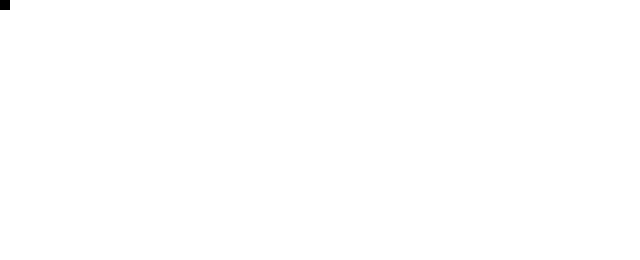
Frame 1 (no input)
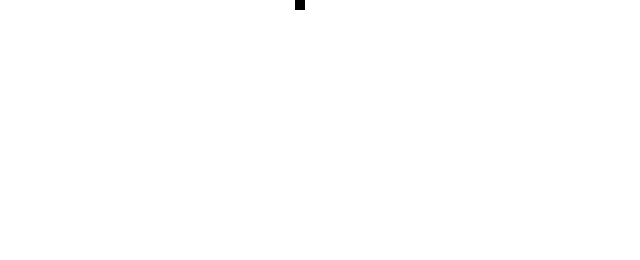
Frame 60 (the mouse pressed at the canvas centre just before this capture)
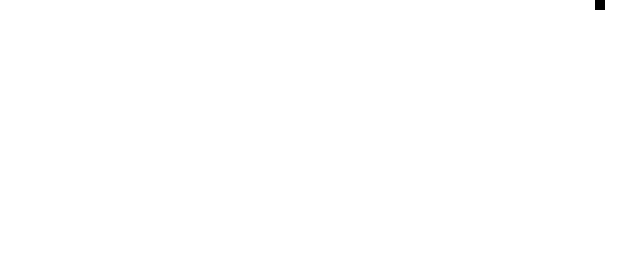
Frame 120 (the mouse held since frame 60 and released just before this capture)

The Processing sketch that drew these frames (run headless with seeded random() and noise(); from frame 60 on, the mouse is pressed at the canvas centre):

// Processing sketch: day10_2
// ── day10_2.pde

// example 5-8: Square following edge, uses state variable

int x = 0; // x location of the square
int y = 0; // y location of the square

int speed = 5; //speed of square 

// a variable to keep track of the squares "state." 
// depdning on the value of its state, it will either move right or left

int state = 0;

void setup() {
  size(640,260);
} 
void draw() { 
  background(255); 

//display the square 
stroke(0); 
fill(y,0,0);
rect(x,y,9,9);

// if the state is 0, move to the right.
if (state == 0) {
  x = x + speed;
  //if, while the state is 0 it reaches the right side of 
  //repeat this same lofic for all states
  if (x > width - 10) { 
    x = width-10;
    state = 1; 
  }
} else if (state == 1) {
  y = y + speed; 
  if (y > height-10) {
    y = height-10;
    state = 2;
  }
} else if (state == 2) { 
  x = x - speed;
  if (x < 0) {
    x = 0;
    state = 3;
  }
} else if (state == 3) {
  y = y - speed;
  if (y < 0) {
    y = 0;
    state=0;
  }
}
}
